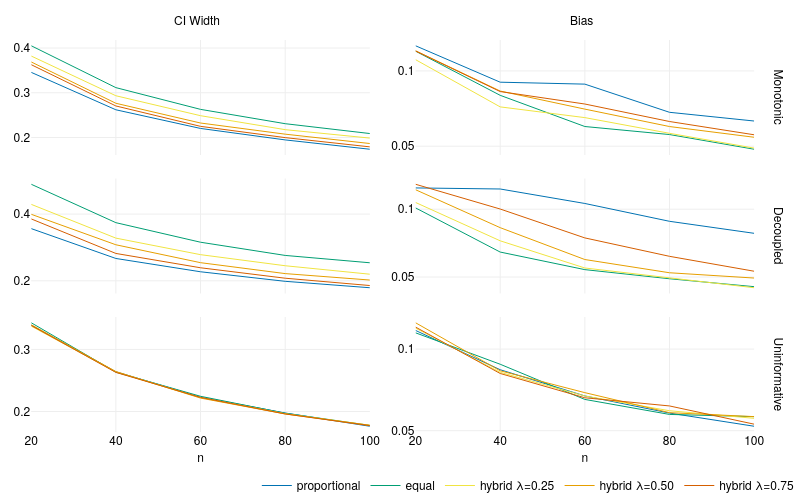

Write notebook code for a chart like this one.
### Code cell
import plotly.express as px
import numpy as np

color_map = {
    "proportional": "#0072B2",  # Okabe-Ito blue
    "equal": "#009E73",  # Okabe-Ito bluish green
    "hybrid λ=0.25": "#F0E442",  # Okabe-Ito yellow
    "hybrid λ=0.50": "#E69F00",  # Okabe-Ito orange
    "hybrid λ=0.75": "#D55E00",  # Okabe-Ito vermillion
}

df_plot = df[
    (df["repository_error_rate_mean"] == 0.50)
    & (df["repository_error_rate_sd"] == 0.10)
    & (df["change_error_sd"] == 0.10)
    & (df["n_repositories"] == 5)
    & (df["J"] == 3)
].copy()

df_plot["rho_se"] = np.sqrt(df_plot["rho_curve_variance"])
df_plot["rho_scenario"] = df_plot["rho_scenario"].replace(
    {"Non-Monotonic": "Decoupled"}
)


def design_label(row):
    if row["design_type"] == "hybrid":
        return f"hybrid λ={row['lambda']:.2f}"
    return row["design_type"]


df_plot["Design"] = df_plot.apply(design_label, axis=1)

df_plot = df_plot.groupby(
    ["rho_scenario", "Design", "n_audit"],
    as_index=False,
).agg(
    CI_Width=("ci_width_median", "median"),
    Bias=("rho_curve_abs_bias", "median"),
)

df_plot = df_plot.rename(columns={"CI_Width": "CI Width", "n_audit": "n"})


df_long = df_plot.melt(
    id_vars=["n", "Design", "rho_scenario"],
    value_vars=["CI Width", "Bias"],
    var_name="Metric",
    value_name="Value",
)

design_order = [
    "proportional",
    "equal",
    "hybrid λ=0.25",
    "hybrid λ=0.50",
    "hybrid λ=0.75",
]

scenario_order = ["Monotonic", "Decoupled", "Uninformative"]

fig = (
    px.line(
        df_long,
        x="n",
        y="Value",
        color="Design",  # statt line_dash
        color_discrete_map=color_map,
        category_orders={"Design": design_order, "rho_scenario": scenario_order},
        facet_row="rho_scenario",
        facet_col="Metric",
        facet_col_spacing=0.03,
        facet_row_spacing=0.06,
    )
    .update_traces(mode="lines", line=dict(width=1))
    .update_yaxes(
        showticklabels=True,
        matches=None,
        automargin=True,
        title_text="",
        nticks=3,
    )
    .update_xaxes(title_font=dict(size=12), title_standoff=5)
    .for_each_annotation(
        lambda a: a.update(
            text=a.text.replace("Metric=", "").replace("rho_scenario=", "")
        )
    )
    .update_layout(
        height=500,
        width=800,
        plot_bgcolor="white",
        paper_bgcolor="white",
        legend_title_text="",
        legend=dict(
            orientation="h",
            yanchor="top",
            y=-0.1,
            xanchor="right",
            x=1.03,
        ),
        margin=dict(l=2, r=0, t=40, b=2),
    )
)

for a in fig.layout.annotations:
    if a.text in ["Monotonic", "Decoupled", "Uninformative"]:
        a.x += 0.01

for a in fig.layout.annotations:
    if a.text in ["CI Width", "Bias", "Spread"]:
        a.yshift = 10

for xaxis in fig.select_xaxes():
    d0, d1 = xaxis.domain
    xaxis.domain = [d0 + 0.02, d1 - 0.01]

metric_order = df_long["Metric"].unique().tolist()


fig.show(
    config={
        "toImageButtonOptions": {
            "format": "svg",
            "filename": "plot",
            "height": 500,
            "width": 800,
            "scale": 1,
        }
    }
)

### Figure 1 — Plotly figure (JSON) as saved in the notebook; plotly's stock layout.template omitted (floating-point values rounded to 4 significant figures)
{"data": [{"hovertemplate": "Design=proportional<br>rho_scenario=Monotonic<br>Metric=CI Width<br>n=%{x}<br>Value=%{y}<extra></extra>", "legendgroup": "proportional", "line": {"color": "#0072B2", "dash": "solid", "width": 1}, "marker": {"symbol": "circle"}, "mode": "lines", "name": "proportional", "orientation": "v", "showlegend": true, "type": "scatter", "x": [20, 40, 60, 80, 100], "xaxis": "x5", "y": [0.3456, 0.2619, 0.2203, 0.1946, 0.1738], "yaxis": "y5"}, {"hovertemplate": "Design=proportional<br>rho_scenario=Monotonic<br>Metric=Bias<br>n=%{x}<br>Value=%{y}<extra></extra>", "legendgroup": "proportional", "line": {"color": "#0072B2", "dash": "solid", "width": 1}, "marker": {"symbol": "circle"}, "mode": "lines", "name": "proportional", "orientation": "v", "showlegend": false, "type": "scatter", "x": [20, 40, 60, 80, 100], "xaxis": "x6", "y": [0.1167, 0.09251, 0.09122, 0.07252, 0.06672], "yaxis": "y6"}, {"hovertemplate": "Design=proportional<br>rho_scenario=Decoupled<br>Metric=CI Width<br>n=%{x}<br>Value=%{y}<extra></extra>", "legendgroup": "proportional", "line": {"color": "#0072B2", "dash": "solid", "width": 1}, "marker": {"symbol": "circle"}, "mode": "lines", "name": "proportional", "orientation": "v", "showlegend": false, "type": "scatter", "x": [20, 40, 60, 80, 100], "xaxis": "x3", "y": [0.3565, 0.2669, 0.2271, 0.1984, 0.1791], "yaxis": "y3"}, {"hovertemplate": "Design=proportional<br>rho_scenario=Decoupled<br>Metric=Bias<br>n=%{x}<br>Value=%{y}<extra></extra>", "legendgroup": "proportional", "line": {"color": "#0072B2", "dash": "solid", "width": 1}, "marker": {"symbol": "circle"}, "mode": "lines", "name": "proportional", "orientation": "v", "showlegend": false, "type": "scatter", "x": [20, 40, 60, 80, 100], "xaxis": "x4", "y": [0.1157, 0.1149, 0.1042, 0.09109, 0.08223], "yaxis": "y4"}, {"hovertemplate": "Design=proportional<br>rho_scenario=Uninformative<br>Metric=CI Width<br>n=%{x}<br>Value=%{y}<extra></extra>", "legendgroup": "proportional", "line": {"color": "#0072B2", "dash": "solid", "width": 1}, "marker": {"symbol": "circle"}, "mode": "lines", "name": "proportional", "orientation": "v", "showlegend": false, "type": "scatter", "x": [20, 40, 60, 80, 100], "xaxis": "x", "y": [0.3389, 0.264, 0.2231, 0.1976, 0.1763], "yaxis": "y"}, {"hovertemplate": "Design=proportional<br>rho_scenario=Uninformative<br>Metric=Bias<br>n=%{x}<br>Value=%{y}<extra></extra>", "legendgroup": "proportional", "line": {"color": "#0072B2", "dash": "solid", "width": 1}, "marker": {"symbol": "circle"}, "mode": "lines", "name": "proportional", "orientation": "v", "showlegend": false, "type": "scatter", "x": [20, 40, 60, 80, 100], "xaxis": "x2", "y": [0.1114, 0.08736, 0.07129, 0.0608, 0.05272], "yaxis": "y2"}, {"hovertemplate": "Design=equal<br>rho_scenario=Monotonic<br>Metric=CI Width<br>n=%{x}<br>Value=%{y}<extra></extra>", "legendgroup": "equal", "line": {"color": "#009E73", "dash": "solid", "width": 1}, "marker": {"symbol": "circle"}, "mode": "lines", "name": "equal", "orientation": "v", "showlegend": true, "type": "scatter", "x": [20, 40, 60, 80, 100], "xaxis": "x5", "y": [0.405, 0.3115, 0.2629, 0.2309, 0.2089], "yaxis": "y5"}, {"hovertemplate": "Design=equal<br>rho_scenario=Monotonic<br>Metric=Bias<br>n=%{x}<br>Value=%{y}<extra></extra>", "legendgroup": "equal", "line": {"color": "#009E73", "dash": "solid", "width": 1}, "marker": {"symbol": "circle"}, "mode": "lines", "name": "equal", "orientation": "v", "showlegend": false, "type": "scatter", "x": [20, 40, 60, 80, 100], "xaxis": "x6", "y": [0.1131, 0.08379, 0.06306, 0.05773, 0.04798], "yaxis": "y6"}, {"hovertemplate": "Design=equal<br>rho_scenario=Decoupled<br>Metric=CI Width<br>n=%{x}<br>Value=%{y}<extra></extra>", "legendgroup": "equal", "line": {"color": "#009E73", "dash": "solid", "width": 1}, "marker": {"symbol": "circle"}, "mode": "lines", "name": "equal", "orientation": "v", "showlegend": false, "type": "scatter", "x": [20, 40, 60, 80, 100], "xaxis": "x3", "y": [0.4895, 0.3744, 0.3157, 0.276, 0.2541], "yaxis": "y3"}, {"hovertemplate": "Design=equal<br>rho_scenario=Decoupled<br>Metric=Bias<br>n=%{x}<br>Value=%{y}<extra></extra>", "legendgroup": "equal", "line": {"color": "#009E73", "dash": "solid", "width": 1}, "marker": {"symbol": "circle"}, "mode": "lines", "name": "equal", "orientation": "v", "showlegend": false, "type": "scatter", "x": [20, 40, 60, 80, 100], "xaxis": "x4", "y": [0.101, 0.0684, 0.05544, 0.04871, 0.04287], "yaxis": "y4"}, {"hovertemplate": "Design=equal<br>rho_scenario=Uninformative<br>Metric=CI Width<br>n=%{x}<br>Value=%{y}<extra></extra>", "legendgroup": "equal", "line": {"color": "#009E73", "dash": "solid", "width": 1}, "marker": {"symbol": "circle"}, "mode": "lines", "name": "equal", "orientation": "v", "showlegend": false, "type": "scatter", "x": [20, 40, 60, 80, 100], "xaxis": "x", "y": [0.3429, 0.2633, 0.2245, 0.1972, 0.1777], "yaxis": "y"}, {"hovertemplate": "Design=equal<br>rho_scenario=Uninformative<br>Metric=Bias<br>n=%{x}<br>Value=%{y}<extra></extra>", "legendgroup": "equal", "line": {"color": "#009E73", "dash": "solid", "width": 1}, "marker": {"symbol": "circle"}, "mode": "lines", "name": "equal", "orientation": "v", "showlegend": false, "type": "scatter", "x": [20, 40, 60, 80, 100], "xaxis": "x2", "y": [0.11, 0.0907, 0.06915, 0.05996, 0.05859], "yaxis": "y2"}, {"hovertemplate": "Design=hybrid λ=0.25<br>rho_scenario=Monotonic<br>Metric=CI Width<br>n=%{x}<br>Value=%{y}<extra></extra>", "legendgroup": "hybrid λ=0.25", "line": {"color": "#F0E442", "dash": "solid", "width": 1}, "marker": {"symbol": "circle"}, "mode": "lines", "name": "hybrid λ=0.25", "orientation": "v", "showlegend": true, "type": "scatter", "x": [20, 40, 60, 80, 100], "xaxis": "x5", "y": [0.3821, 0.2933, 0.2487, 0.2175, 0.1987], "yaxis": "y5"}, {"hovertemplate": "Design=hybrid λ=0.25<br>rho_scenario=Monotonic<br>Metric=Bias<br>n=%{x}<br>Value=%{y}<extra></extra>", "legendgroup": "hybrid λ=0.25", "line": {"color": "#F0E442", "dash": "solid", "width": 1}, "marker": {"symbol": "circle"}, "mode": "lines", "name": "hybrid λ=0.25", "orientation": "v", "showlegend": false, "type": "scatter", "x": [20, 40, 60, 80, 100], "xaxis": "x6", "y": [0.1075, 0.07612, 0.06898, 0.05856, 0.04871], "yaxis": "y6"}, {"hovertemplate": "Design=hybrid λ=0.25<br>rho_scenario=Decoupled<br>Metric=CI Width<br>n=%{x}<br>Value=%{y}<extra></extra>", "legendgroup": "hybrid λ=0.25", "line": {"color": "#F0E442", "dash": "solid", "width": 1}, "marker": {"symbol": "circle"}, "mode": "lines", "name": "hybrid λ=0.25", "orientation": "v", "showlegend": false, "type": "scatter", "x": [20, 40, 60, 80, 100], "xaxis": "x3", "y": [0.4292, 0.328, 0.2784, 0.2451, 0.2197], "yaxis": "y3"}, {"hovertemplate": "Design=hybrid λ=0.25<br>rho_scenario=Decoupled<br>Metric=Bias<br>n=%{x}<br>Value=%{y}<extra></extra>", "legendgroup": "hybrid λ=0.25", "line": {"color": "#F0E442", "dash": "solid", "width": 1}, "marker": {"symbol": "circle"}, "mode": "lines", "name": "hybrid λ=0.25", "orientation": "v", "showlegend": false, "type": "scatter", "x": [20, 40, 60, 80, 100], "xaxis": "x4", "y": [0.105, 0.0767, 0.05665, 0.04924, 0.04208], "yaxis": "y4"}, {"hovertemplate": "Design=hybrid λ=0.25<br>rho_scenario=Uninformative<br>Metric=CI Width<br>n=%{x}<br>Value=%{y}<extra></extra>", "legendgroup": "hybrid λ=0.25", "line": {"color": "#F0E442", "dash": "solid", "width": 1}, "marker": {"symbol": "circle"}, "mode": "lines", "name": "hybrid λ=0.25", "orientation": "v", "showlegend": false, "type": "scatter", "x": [20, 40, 60, 80, 100], "xaxis": "x", "y": [0.3374, 0.2637, 0.2224, 0.1964, 0.1779], "yaxis": "y"}, {"hovertemplate": "Design=hybrid λ=0.25<br>rho_scenario=Uninformative<br>Metric=Bias<br>n=%{x}<br>Value=%{y}<extra></extra>", "legendgroup": "hybrid λ=0.25", "line": {"color": "#F0E442", "dash": "solid", "width": 1}, "marker": {"symbol": "circle"}, "mode": "lines", "name": "hybrid λ=0.25", "orientation": "v", "showlegend": false, "type": "scatter", "x": [20, 40, 60, 80, 100], "xaxis": "x2", "y": [0.1128, 0.08575, 0.07127, 0.06222, 0.05758], "yaxis": "y2"}, {"hovertemplate": "Design=hybrid λ=0.50<br>rho_scenario=Monotonic<br>Metric=CI Width<br>n=%{x}<br>Value=%{y}<extra></extra>", "legendgroup": "hybrid λ=0.50", "line": {"color": "#E69F00", "dash": "solid", "width": 1}, "marker": {"symbol": "circle"}, "mode": "lines", "name": "hybrid λ=0.50", "orientation": "v", "showlegend": true, "type": "scatter", "x": [20, 40, 60, 80, 100], "xaxis": "x5", "y": [0.3688, 0.2765, 0.2324, 0.2075, 0.1865], "yaxis": "y5"}, {"hovertemplate": "Design=hybrid λ=0.50<br>rho_scenario=Monotonic<br>Metric=Bias<br>n=%{x}<br>Value=%{y}<extra></extra>", "legendgroup": "hybrid λ=0.50", "line": {"color": "#E69F00", "dash": "solid", "width": 1}, "marker": {"symbol": "circle"}, "mode": "lines", "name": "hybrid λ=0.50", "orientation": "v", "showlegend": false, "type": "scatter", "x": [20, 40, 60, 80, 100], "xaxis": "x6", "y": [0.1134, 0.08663, 0.07463, 0.06306, 0.05594], "yaxis": "y6"}, {"hovertemplate": "Design=hybrid λ=0.50<br>rho_scenario=Decoupled<br>Metric=CI Width<br>n=%{x}<br>Value=%{y}<extra></extra>", "legendgroup": "hybrid λ=0.50", "line": {"color": "#E69F00", "dash": "solid", "width": 1}, "marker": {"symbol": "circle"}, "mode": "lines", "name": "hybrid λ=0.50", "orientation": "v", "showlegend": false, "type": "scatter", "x": [20, 40, 60, 80, 100], "xaxis": "x3", "y": [0.3995, 0.308, 0.2543, 0.2216, 0.2023], "yaxis": "y3"}, {"hovertemplate": "Design=hybrid λ=0.50<br>rho_scenario=Decoupled<br>Metric=Bias<br>n=%{x}<br>Value=%{y}<extra></extra>", "legendgroup": "hybrid λ=0.50", "line": {"color": "#E69F00", "dash": "solid", "width": 1}, "marker": {"symbol": "circle"}, "mode": "lines", "name": "hybrid λ=0.50", "orientation": "v", "showlegend": false, "type": "scatter", "x": [20, 40, 60, 80, 100], "xaxis": "x4", "y": [0.1144, 0.0864, 0.06288, 0.05313, 0.04923], "yaxis": "y4"}, {"hovertemplate": "Design=hybrid λ=0.50<br>rho_scenario=Uninformative<br>Metric=CI Width<br>n=%{x}<br>Value=%{y}<extra></extra>", "legendgroup": "hybrid λ=0.50", "line": {"color": "#E69F00", "dash": "solid", "width": 1}, "marker": {"symbol": "circle"}, "mode": "lines", "name": "hybrid λ=0.50", "orientation": "v", "showlegend": false, "type": "scatter", "x": [20, 40, 60, 80, 100], "xaxis": "x", "y": [0.3397, 0.2644, 0.2216, 0.1961, 0.1778], "yaxis": "y"}, {"hovertemplate": "Design=hybrid λ=0.50<br>rho_scenario=Uninformative<br>Metric=Bias<br>n=%{x}<br>Value=%{y}<extra></extra>", "legendgroup": "hybrid λ=0.50", "line": {"color": "#E69F00", "dash": "solid", "width": 1}, "marker": {"symbol": "circle"}, "mode": "lines", "name": "hybrid λ=0.50", "orientation": "v", "showlegend": false, "type": "scatter", "x": [20, 40, 60, 80, 100], "xaxis": "x2", "y": [0.1161, 0.0867, 0.07331, 0.06104, 0.05863], "yaxis": "y2"}, {"hovertemplate": "Design=hybrid λ=0.75<br>rho_scenario=Monotonic<br>Metric=CI Width<br>n=%{x}<br>Value=%{y}<extra></extra>", "legendgroup": "hybrid λ=0.75", "line": {"color": "#D55E00", "dash": "solid", "width": 1}, "marker": {"symbol": "circle"}, "mode": "lines", "name": "hybrid λ=0.75", "orientation": "v", "showlegend": true, "type": "scatter", "x": [20, 40, 60, 80, 100], "xaxis": "x5", "y": [0.3627, 0.2705, 0.2249, 0.1998, 0.1791], "yaxis": "y5"}, {"hovertemplate": "Design=hybrid λ=0.75<br>rho_scenario=Monotonic<br>Metric=Bias<br>n=%{x}<br>Value=%{y}<extra></extra>", "legendgroup": "hybrid λ=0.75", "line": {"color": "#D55E00", "dash": "solid", "width": 1}, "marker": {"symbol": "circle"}, "mode": "lines", "name": "hybrid λ=0.75", "orientation": "v", "showlegend": false, "type": "scatter", "x": [20, 40, 60, 80, 100], "xaxis": "x6", "y": [0.1133, 0.08628, 0.07801, 0.06639, 0.05758], "yaxis": "y6"}, {"hovertemplate": "Design=hybrid λ=0.75<br>rho_scenario=Decoupled<br>Metric=CI Width<br>n=%{x}<br>Value=%{y}<extra></extra>", "legendgroup": "hybrid λ=0.75", "line": {"color": "#D55E00", "dash": "solid", "width": 1}, "marker": {"symbol": "circle"}, "mode": "lines", "name": "hybrid λ=0.75", "orientation": "v", "showlegend": false, "type": "scatter", "x": [20, 40, 60, 80, 100], "xaxis": "x3", "y": [0.3855, 0.282, 0.239, 0.2077, 0.1857], "yaxis": "y3"}, {"hovertemplate": "Design=hybrid λ=0.75<br>rho_scenario=Decoupled<br>Metric=Bias<br>n=%{x}<br>Value=%{y}<extra></extra>", "legendgroup": "hybrid λ=0.75", "line": {"color": "#D55E00", "dash": "solid", "width": 1}, "marker": {"symbol": "circle"}, "mode": "lines", "name": "hybrid λ=0.75", "orientation": "v", "showlegend": false, "type": "scatter", "x": [20, 40, 60, 80, 100], "xaxis": "x4", "y": [0.1184, 0.1001, 0.07884, 0.06526, 0.05426], "yaxis": "y4"}, {"hovertemplate": "Design=hybrid λ=0.75<br>rho_scenario=Uninformative<br>Metric=CI Width<br>n=%{x}<br>Value=%{y}<extra></extra>", "legendgroup": "hybrid λ=0.75", "line": {"color": "#D55E00", "dash": "solid", "width": 1}, "marker": {"symbol": "circle"}, "mode": "lines", "name": "hybrid λ=0.75", "orientation": "v", "showlegend": false, "type": "scatter", "x": [20, 40, 60, 80, 100], "xaxis": "x", "y": [0.3385, 0.263, 0.2227, 0.1961, 0.1772], "yaxis": "y"}, {"hovertemplate": "Design=hybrid λ=0.75<br>rho_scenario=Uninformative<br>Metric=Bias<br>n=%{x}<br>Value=%{y}<extra></extra>", "legendgroup": "hybrid λ=0.75", "line": {"color": "#D55E00", "dash": "solid", "width": 1}, "marker": {"symbol": "circle"}, "mode": "lines", "name": "hybrid λ=0.75", "orientation": "v", "showlegend": false, "type": "scatter", "x": [20, 40, 60, 80, 100], "xaxis": "x2", "y": [0.1135, 0.08505, 0.07016, 0.06516, 0.05399], "yaxis": "y2"}], "layout": {"annotations": [{"font": {}, "showarrow": false, "text": "CI Width", "x": 0.2375, "xanchor": "center", "xref": "paper", "y": 1, "yanchor": "bottom", "yref": "paper", "yshift": 10}, {"font": {}, "showarrow": false, "text": "Bias", "x": 0.7425, "xanchor": "center", "xref": "paper", "y": 1, "yanchor": "bottom", "yref": "paper", "yshift": 10}, {"font": {}, "showarrow": false, "text": "Uninformative", "textangle": 90, "x": 0.99, "xanchor": "left", "xref": "paper", "y": 0.1467, "yanchor": "middle", "yref": "paper"}, {"font": {}, "showarrow": false, "text": "Decoupled", "textangle": 90, "x": 0.99, "xanchor": "left", "xref": "paper", "y": 0.5, "yanchor": "middle", "yref": "paper"}, {"font": {}, "showarrow": false, "text": "Monotonic", "textangle": 90, "x": 0.99, "xanchor": "left", "xref": "paper", "y": 0.8533, "yanchor": "middle", "yref": "paper"}], "height": 500, "legend": {"orientation": "h", "title": {"text": ""}, "tracegroupgap": 0, "x": 1.03, "xanchor": "right", "y": -0.1, "yanchor": "top"}, "margin": {"b": 2, "l": 2, "r": 0, "t": 40}, "paper_bgcolor": "white", "plot_bgcolor": "white", "width": 800, "xaxis": {"anchor": "y", "domain": [0.02, 0.465], "title": {"font": {"size": 12}, "standoff": 5, "text": "n"}}, "xaxis2": {"anchor": "y2", "domain": [0.525, 0.97], "matches": "x", "title": {"font": {"size": 12}, "standoff": 5, "text": "n"}}, "xaxis3": {"anchor": "y3", "domain": [0.02, 0.465], "matches": "x", "showticklabels": false, "title": {"font": {"size": 12}, "standoff": 5}}, "xaxis4": {"anchor": "y4", "domain": [0.525, 0.97], "matches": "x", "showticklabels": false, "title": {"font": {"size": 12}, "standoff": 5}}, "xaxis5": {"anchor": "y5", "domain": [0.02, 0.465], "matches": "x", "showticklabels": false, "title": {"font": {"size": 12}, "standoff": 5}}, "xaxis6": {"anchor": "y6", "domain": [0.525, 0.97], "matches": "x", "showticklabels": false, "title": {"font": {"size": 12}, "standoff": 5}}, "yaxis": {"anchor": "x", "automargin": true, "domain": [0, 0.2933], "nticks": 3, "showticklabels": true, "title": {"text": ""}}, "yaxis2": {"anchor": "x2", "automargin": true, "domain": [0, 0.2933], "nticks": 3, "showticklabels": true, "title": {"text": ""}}, "yaxis3": {"anchor": "x3", "automargin": true, "domain": [0.3533, 0.6467], "nticks": 3, "showticklabels": true, "title": {"text": ""}}, "yaxis4": {"anchor": "x4", "automargin": true, "domain": [0.3533, 0.6467], "nticks": 3, "showticklabels": true, "title": {"text": ""}}, "yaxis5": {"anchor": "x5", "automargin": true, "domain": [0.7067, 1], "nticks": 3, "showticklabels": true, "title": {"text": ""}}, "yaxis6": {"anchor": "x6", "automargin": true, "domain": [0.7067, 1], "nticks": 3, "showticklabels": true, "title": {"text": ""}}}}
